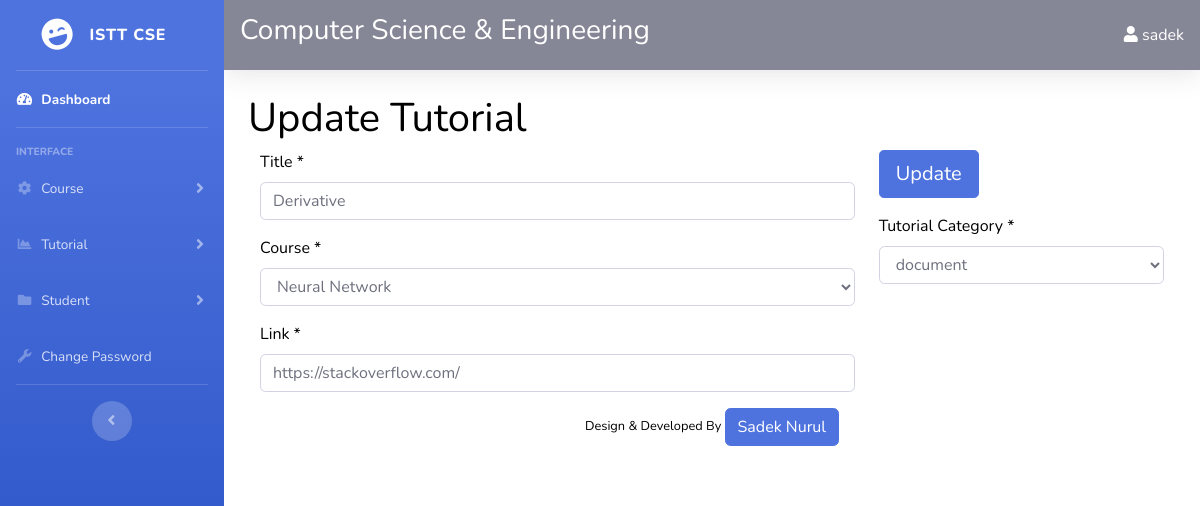
Screenshot of /admin/index.php?edit_tutorial&id=3 (signed in) with the database file from the repository.
### tables this page shows
CREATE TABLE `tutorials` (
  `id` int(100) NOT NULL,
  `title` varchar(255) NOT NULL,
  `course_id` int(100) NOT NULL,
  `link` text NOT NULL,
  `category` varchar(100) NOT NULL,
  `date` varchar(255) NOT NULL
);

CREATE TABLE `courses` (
  `id` int(100) NOT NULL,
  `name` varchar(255) NOT NULL,
  `image` text NOT NULL,
  `date` varchar(255) NOT NULL
);

### resources/functions.php (called while the page is built, shortened)
<?php
function query($sql){
	global $connection;
	return mysqli_query($connection,$sql);
}
function escape_string($string){
	global $connection;
	return mysqli_real_escape_string($connection,$string);
}
function fetch_array($result){
	return mysqli_fetch_array($result);
}
function remove_slashes($string){
	$text = str_replace("\\r\\n", "", $string);
	$text = implode("",explode("\\",$text));
	return $text;
}
function course_name($id){
	$query = query("SELECT * FROM courses WHERE id = " . escape_string($id). " ");
	$row = fetch_array($query);
	return $row['name'];
}
?>

### resources/templates/back/edit-tutorial.php (the view, shortened to what this page needs)
<?php
	$query = query("SELECT * FROM tutorials WHERE id = " . escape_string($_GET['id']) . "");
	while($row = fetch_array($query)) {
		$title       = remove_slashes(escape_string($row['title']));
		$course_id 	 = escape_string($row['course_id']);
		$course_name = course_name($course_id);
		$link 		 = escape_string($row['link']);
		$category 	 = escape_string($row['category']);
	}
?>
<div class="col-md-12">
<div class="row">
<h1 class="page-header">
   Update Tutorial
</h1>
</div>
<div class="row">
<form action="" method="post" enctype="multipart/form-data" style="width:100%;">
<div class="col-md-8">
	<div class="form-group">
		<label for="">Title * </label>
            <input type="text" name="title" id="" class="form-control" value="<?php echo stripslashes(trim($title)); ?>" required />
    </div>
	<div class="form-group">
		<label for="">Course * </label>
        <select name="course_id" id="" class="form-control">
        	<option value="<?php echo $course_id; ?>"><?php echo $course_name; ?></option>
        </select>
    </div>
	<div class="form-group">
		<label for="">Link * </label>
            <input type="text" name="link" id="" class="form-control" value="<?php echo $link; ?>" required />
    </div>
</div>
<aside id="admin_sidebar" class="col-md-4">
     <div class="form-group">
        <input type="submit" name="update" class="btn btn-primary btn-lg" value="Update">
    </div>
	<div class="form-group">
		<label for="">Tutorial Category * </label>
        <select name="category" id="" class="form-control">
        	<option value="<?php echo $category; ?>"><?php echo $category; ?></option>
        </select>
    </div>
</aside>
</form>
</div>

### rows the page displays
tutorials: title "Derivative", course_id "Neural Network", link "https://stackoverflow.com/", category "document"

### other values shown
$_SESSION['username'] "sadek"
